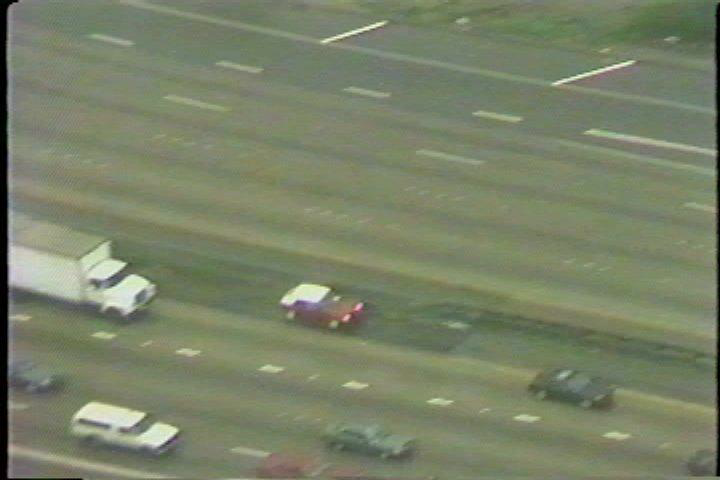
#> input picture frame 10 of hw4/test.avi, 720 x 480 px
$ jupyter execute --allow-errors hw4.ipynb   (shell and % lines are left out)   (older library calls are emulated)
#> lines starting #> are read from the running program, lines starting #| are printed output that depends on the picture
# CSE 152 Homework 4  Video Understanding

In this homework, you will use the tools learned in class to solve object tracking and object discovery problems.

The due for this homework is scheduled one day after the final exam, which is ``Dec. 10th, 11:59 pm``

[cell 1]
import numpy as np
import matplotlib.pyplot as plt
from scipy.ndimage.filters import gaussian_filter, convolve
import scipy
import warnings
from skimage.io import *
warnings.filterwarnings('ignore')
import cv2
from skimage import filters
import sys

## Question 1: Iterative KLT tracker (70 pts)

In this question, you will track a specific object in a given video (test.avi) by implementing an iterative KLT tracker. The KLT tracker works on two frames at a time, and estimates
the deformation between two image frames under the assumption that the
intensity of the objects has not changed significantly between the two frames.
In this homework, we assume the motion is translation only (the matrix
$P$ we learned from class is a translation matrix here).

Starting with a
rectangle $R_t$ on frame $I_t$, the KLT tracker aims to move it by an offset $(u, v)$ to
obtain another rectangle $R_{t+1}$ on frame I_{t+1}, so that the pixel squared difference
in the two rectangles is minimized:
$$min_{u, v} J(u, v) = \Sigma_{x, y \in R_t}(I(x+u, y+v)-I(x, y))^2$$

## Question 1.1: Preliminary [10 pts]
Starting with an initial guess of $(u, v)$ (usually $(0,0)$), we can compute the
optimal $(u^∗
, v^∗
)$ iteratively. In each iteration, the objective function is locally
linearized by first-order Taylor expansion and optimized by solving a linear
system that has the form $A\delta_p = b$, where $\delta_p = (\delta_u, \delta_v)^\top$ is the template offset.
Please answer the following questions:
1. What is $A^\top A$? Using image gradient to derive it.
2. What conditions must $A^\top A$ meet so that the template offset can be calculated reliably? Explain why.

Your answer here:
<br/>
<br/>
<br/>

## Question 1.2 Iterative KLT Tracker Implementation (50 pts)

Complete the ``Iter_KLT`` method below, which computes the optimal local
motion from frame $I_t$ to frame $I_{t+1}$ that minimizes the objective in Question 1.

1. Note that moving the template rectangle by $u$ and $v$ will lead to fractional coordinates of the pixels. However, you need to extract information within the rectangle every time step, such as the image intensity, image gradient. To deal with this issue, you can convert the coordinates to integers, or perform some interpolations for floating numbers.

2. You will also need to iterate the estimation until the change in $(u, v)$ is below a threshold, or reach a maximal iteration number. We set the threshold to be 0.005, and max iterations to be 1500.

3. You can adjust every parameter you want to make the tracking more accurate.

The rectangle in the first frame is $[x_1, y_1, x_2, y_2] = [318, 208, 418, 268]$. In other words, the rectangle starts from (318, 208) (row 208 and column 318 in the
image) and ends at (418, 268). You need to understand the image coordinations correctly.

If you complete this script correctly, it will play a video with a rectangle
tracking the car. You can refer ``fig1.png``, ``fig2.png``, ``fig3.png`` for reference.

[cell 2]

def inbound(pt, rect):
    return (pt[1] >= rect[0] and pt[1] <= rect[2] and pt[0] >= rect[1] and pt[0] <= rect[3])

def Iter_KLT(I_t, I_t_1, rect, max_iter=1500, threshold=0.005):
    '''
    Input:
        I_t: image frame at time t
        I_t_1: image frame at time t+1
        rect: tracking rectangle at time t
        max_iter: maximum iteration steps for iterative KLT tracker
        threshold: if delta_p's norm is smaller than the threshold, then the iterations will stop

    Return:
        rect_new: tracking rectangle at time t+1
        You need to compute "delta_p" as the translation for the rectangle from t to t+1
    '''
    u = 0
    v = 0
    img_h, img_w = I_t_1.shape[0], I_t_1.shape[1]
    delta_p_length = 1000
    rect_new = rect.copy()

    # Extract image gradient at time t+1
    Ix = cv2.Sobel(I_t_1, cv2.CV_64F, 1, 0, ksize=5)
    Iy = cv2.Sobel(I_t_1, cv2.CV_64F, 0, 1, ksize=5)

    iters = max_iter
    delta_p = [0, 0]
    iters = 0

    r_t = np.round(rect_new).astype(int)
    I_t_feats = I_t[r_t[1]: r_t[3] + 1, r_t[0]: r_t[2] + 1]

    # Loop until "delta_p" is sufficiently small, or iteration number reaches max_iter
    while delta_p_length > threshold and iters < max_iter:
        if rect_new[0] < 0 or rect_new[1] < 0 or rect_new[2] >= img_w or rect_new[3] >= img_h:
            print('Tracking rectangle out of boundary!', rect_new)
            break

        ### You should calculate delta_p in the following codes
        r = np.round(rect_new).astype(int)
        I_t_1_feats = I_t_1[r[1]: r[3] + 1, r[0]: r[2] + 1]

        Ix_crop = Ix[r[1]: r[3] + 1, r[0]: r[2] + 1].flatten()
        Iy_crop = Iy[r[1]: r[3] + 1, r[0]: r[2] + 1].flatten()

        G = np.array([Ix_crop, Iy_crop])
        H = np.dot(G, G.T)
        H_inv = np.linalg.inv(H)
        err = -(I_t_1_feats - I_t_feats).flatten()

        delta_p = np.dot(H_inv, np.dot(G, err))
        ### YOUR CODE ENDS

        u = u + delta_p[0]
        v = v + delta_p[1]
        delta_p_length = np.linalg.norm(delta_p)
        rect_new = np.array([rect[0]+u, rect[1]+v, rect[2]+u, rect[3]+v])
        iters += 1

    return np.round(rect_new).astype(int)

[cell 3]
cap = cv2.VideoCapture("test.avi")

# Initialized tracking rectangle of the car
rect = np.array([318, 208, 418, 268])

ret, old_frame = cap.read()
#> old_frame is the input picture: shape (480, 720, 3); mean B, G, R 103.8, 129.6, 121.3
old_frame_gray = cv2.cvtColor(old_frame, cv2.COLOR_BGR2GRAY)/255.
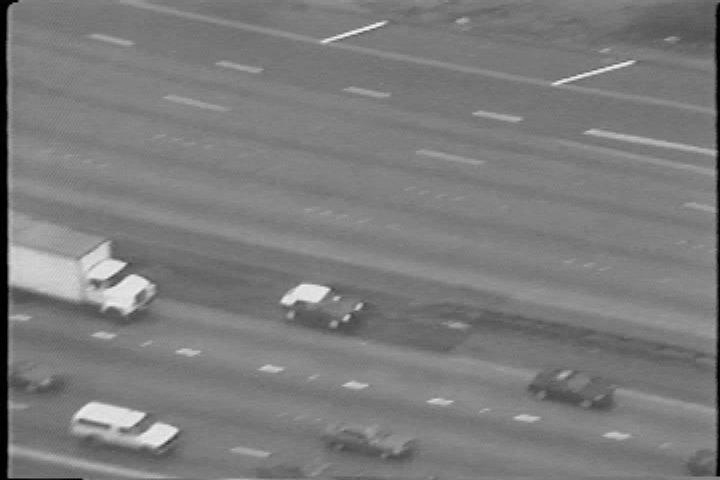
#> old_frame_gray: shape (480, 720) float64; min 0, max 0.973, mean 0.487

# A mask to draw the tracking rectangle for initialization
mask = np.zeros_like(old_frame)
mask = cv2.rectangle(mask, (rect[0], rect[1]), (rect[2], rect[3]), color=(0, 0, 255))
img = cv2.add(old_frame, mask)
cv2.imshow('frame',img)
cv2.waitKey(30) & 0xff

while(1):
    # read video and turn it to grayscale using opencv
    ret,frame = cap.read()
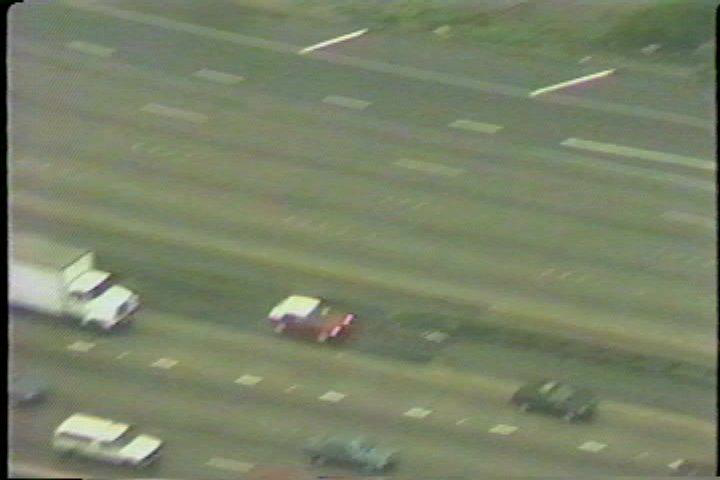
#> input picture frame 11 of hw4/test.avi, 720 x 480 px
#> frame is the input picture: shape (480, 720, 3); mean B, G, R 103.5, 129.5, 120.7
    if ret is True:
        cur_frame_gray = cv2.cvtColor(frame, cv2.COLOR_BGR2GRAY)/255.
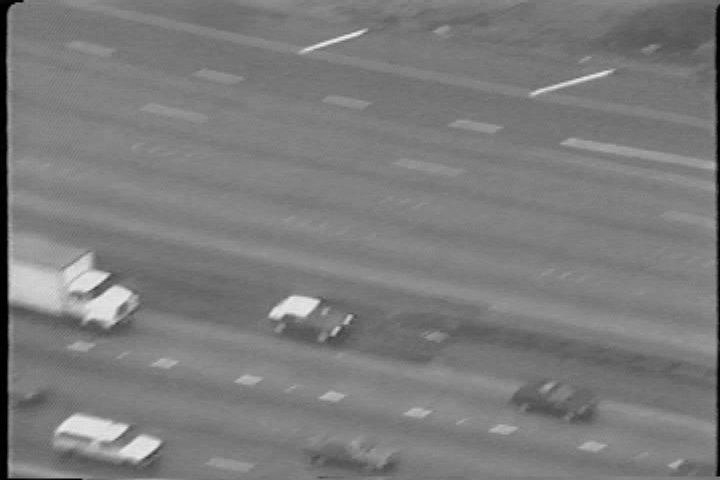
#> cur_frame_gray: shape (480, 720) float64; min 0, max 0.953, mean 0.486
    else:
        break

    rect_new = Iter_KLT(old_frame_gray, cur_frame_gray, rect)
#> in Iter_KLT, `Ix = cv2.Sobel(I_t_1, cv2.CV_64F, 1, 0, ksize=5)`:
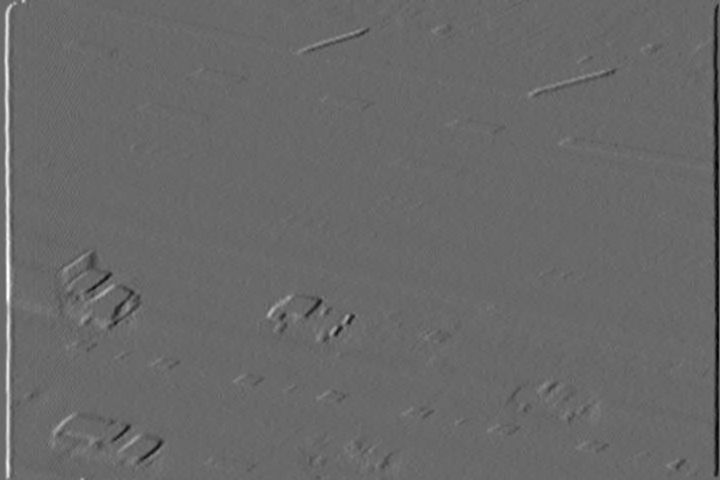
#> Ix: shape (480, 720) float64; min -18.26, max 25.97, mean 0; drawn with min black and max white
#> in Iter_KLT, `Iy = cv2.Sobel(I_t_1, cv2.CV_64F, 0, 1, ksize=5)`:
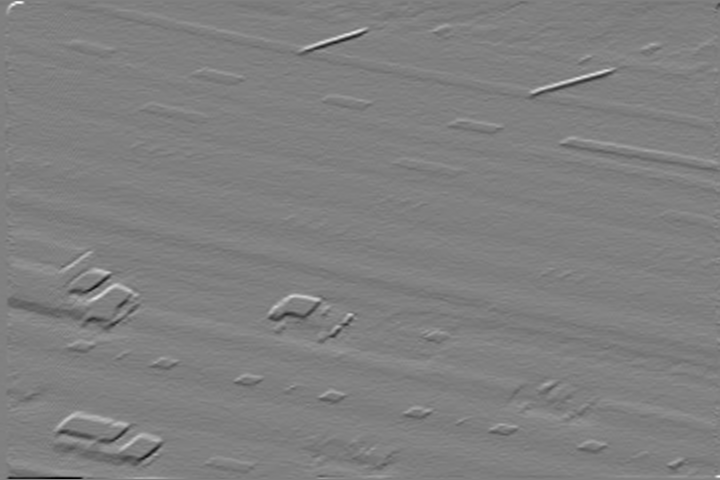
#> Iy: shape (480, 720) float64; min -23.55, max 23.35, mean 0; drawn with min black and max white
#> in Iter_KLT, `I_t_feats = I_t[r_t[1]: r_t[3] + 1, r_t[0]: r_t[2] + 1]`:
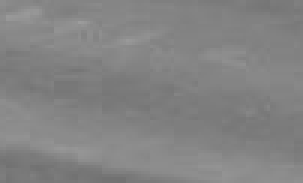
#> I_t_feats: shape (61, 101) float64 (shown 3 times larger); min 0.443, max 0.612, mean 0.514
#> the loop in Iter_KLT, `while delta_p_length > threshold and iters < max_iter:` made 944 passes
#> (u, v, rect_new) on passes 1 to 3: (-0.00704, 0.00767, [318, 208, 418, 268]), (-0.0141, 0.0153, [318, 208, 418, 268]), (-0.0211, 0.023, [318, 208, 418, 268])
#> pass 1, in Iter_KLT, `I_t_1_feats = I_t_1[r[1]: r[3] + 1, r[0]: r[2] + 1]`:
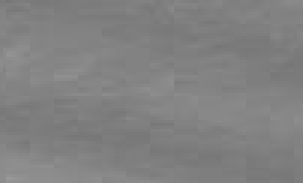
#> I_t_1_feats: shape (61, 101) float64 (shown 3 times larger); min 0.463, max 0.6, mean 0.506
#> after the loop in Iter_KLT, `while delta_p_length > threshold and iters < max_iter:`: iters = 944; u = -9.35; v = 12.5
#> rect_new = [309, 221, 409, 281]

    # Clear the mask to draw the tracking rectangle every step
    mask = np.zeros_like(frame)
    mask = cv2.rectangle(mask, (rect_new[0], rect_new[1]), (rect_new[2], rect_new[3]), color=(0, 0, 255), thickness=2)
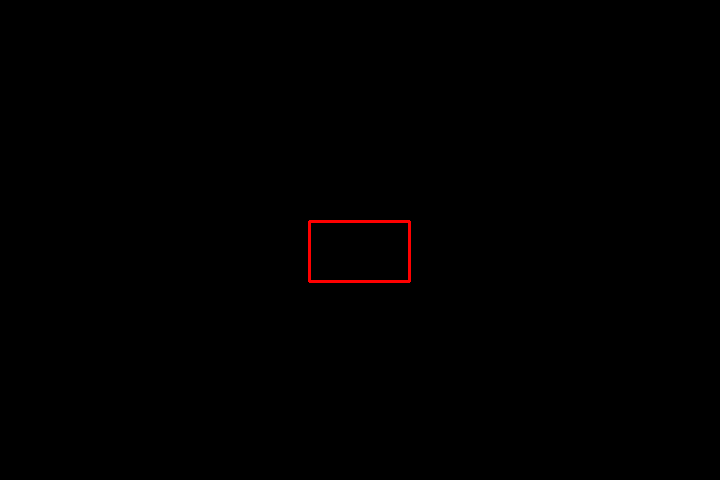
#> mask: shape (480, 720, 3); mean of channels 0, 1, 2 0, 0, 0.7; drawn as B, G, R
    img = cv2.add(frame, mask)
    cv2.imshow('frame',img)
    k = cv2.waitKey(30) & 0xff
#> (key Esc is pressed here)
    if k == 27:
        break

    # update old frame and tracking rectangle
    old_frame_gray = cur_frame_gray.copy()
    rect = rect_new.copy()

cv2.destroyWindow('frame')
cv2.waitKey(1)
cap.release()
